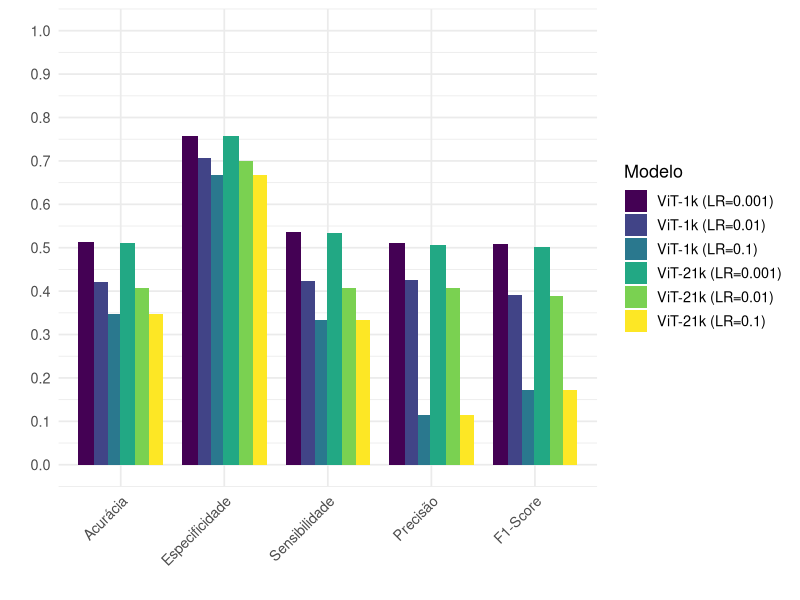

R code for this plot:
# Instalar o pacote, se necessário
# install.packages("viridis")

library(ggplot2)
library(viridis)

# Dados conforme sua tabela
resultados <- data.frame(
  Modelo = rep(c(
    "ViT-1k (LR=0.1)", "ViT-21k (LR=0.1)",
    "ViT-1k (LR=0.01)", "ViT-21k (LR=0.01)",
    "ViT-1k (LR=0.001)", "ViT-21k (LR=0.001)"
  ), each = 5),
  Metrica = factor(rep(c("Acurácia", "Especificidade", "Sensibilidade", "Precisão", "F1-Score"), times = 6),
                   levels = c("Acurácia", "Especificidade", "Sensibilidade", "Precisão", "F1-Score")),
  Valor = c(
    0.3470, 0.6667, 0.3333, 0.1157, 0.1717,
    0.3470, 0.6667, 0.3333, 0.1157, 0.1717,
    0.4202, 0.7070, 0.4224, 0.4248, 0.3900,
    0.4068, 0.6992, 0.4070, 0.4079, 0.3889,
    0.5130, 0.7584, 0.5361, 0.5106, 0.5076,
    0.5100, 0.7572, 0.5336, 0.5064, 0.5015
  )
)

# Gráfico com paleta viridis
ggplot(resultados, aes(x = Metrica, y = Valor, fill = Modelo)) +
  geom_bar(stat = "identity", position = position_dodge(width = 0.8)) +
  scale_fill_viridis_d(option = "D") +  # Paleta viridis discreta
  labs(
    x = "",
    y = "",
    fill = "Modelo"
  ) +
  scale_y_continuous(limits = c(0, 1), breaks = seq(0, 1, 0.1)) +
  theme_minimal(base_size = 13) +
  theme(
    axis.text.x = element_text(angle = 45, hjust = 1)
  )
